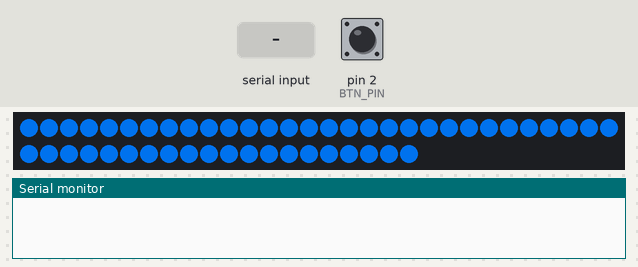
This sketch was run on a simulated Arduino Uno, built with avr-gcc and run on an emulated ATmega328P. Shown: 50 RGB LEDs in strip order, left to right, continuing on the next row, the last lines printed to the serial monitor. Inputs (shaded band) come from the test bench; at power-on: pin 2 (BTN_PIN) HIGH. Dim RGB values are drawn brighter than linear; the strip is taken to match the declared colour order; random numbers use the default seed unless the sketch sets one.

Above: at 1.2 s.
1.3 s: pin 2 (BTN_PIN) pulled LOW for 0.15 s
2.0 s: "v1\n" received over Serial
At 2.8 s:
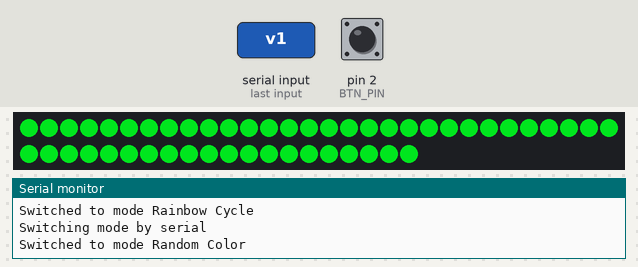
5.0 s: "1" received over Serial
At 5.15 s:
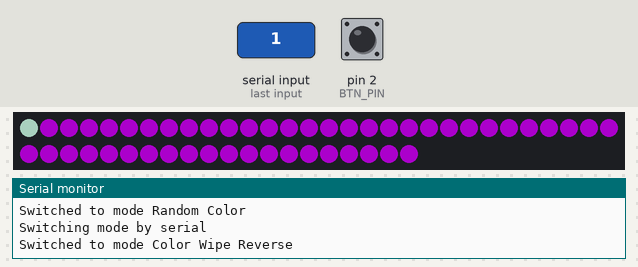
7.4 s: "0" received over Serial
At 7.87 s:
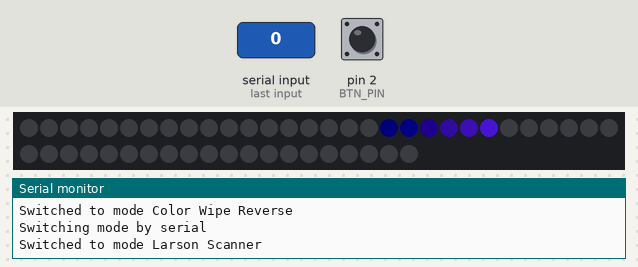
9.8 s: pin 2 (BTN_PIN) pulled LOW for 1 s
At 11.23 s:
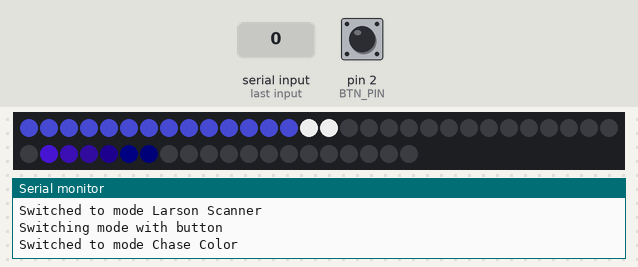
11.4 s: "2" received over Serial
At 12.13 s:
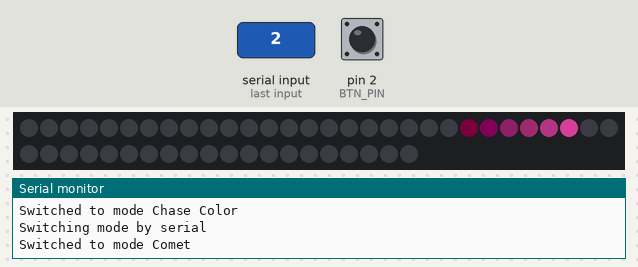

The sketch:

LEDStrip.ino
```cpp
#include <WS2812FX.h>

#define LED_COUNT 50
#define LED_PIN 6

#define BTN_PIN 2

#define TIMER_MS 20000
#define DEBOUNCE_MS 30
#define LONG_PRESS_MS 2000

enum ButtonStates
{
  RELEASED,
  DEBOUNCING,
  PRESSED
};

ButtonStates btnState = RELEASED;

enum ButtonPressType
{
  NONE,
  SHORT_PRESS,
  LONG_PRESS
};

// List of modes I like (sorted randomly)
const unsigned char AllowedModes[] = {
  FX_MODE_CHASE_RAINBOW,
  FX_MODE_CUSTOM,
  FX_MODE_RAINBOW_CYCLE,
  FX_MODE_RANDOM_COLOR,
  FX_MODE_COLOR_WIPE_REV,
  FX_MODE_LARSON_SCANNER,
  FX_MODE_CHASE_COLOR,
  FX_MODE_COMET,
  FX_MODE_FADE,
  FX_MODE_CHASE_WHITE,
  FX_MODE_COLOR_SWEEP_RANDOM,
  FX_MODE_CHASE_RANDOM,
  FX_MODE_COLOR_WIPE_RANDOM,
  FX_MODE_CHASE_BLACKOUT_RAINBOW,
  FX_MODE_MULTI_DYNAMIC,
  FX_MODE_SCAN,
  FX_MODE_RAINBOW,
  FX_MODE_COLOR_WIPE_INV,
  FX_MODE_BREATH,
  FX_MODE_BLINK,
  FX_MODE_DUAL_SCAN,
  FX_MODE_SINGLE_DYNAMIC,
  FX_MODE_COLOR_WIPE,
  FX_MODE_CHASE_RAINBOW_WHITE,
  FX_MODE_COLOR_WIPE_REV_INV,
  FX_MODE_RUNNING_LIGHTS,
  FX_MODE_BLINK_RAINBOW
};


// Parameter 1 = number of pixels in strip
// Parameter 2 = Arduino pin number (most are valid)
// Parameter 3 = pixel type flags, add together as needed:
//   NEO_KHZ800  800 KHz bitstream (most NeoPixel products w/WS2812 LEDs)
//   NEO_KHZ400  400 KHz (classic 'v1' (not v2) FLORA pixels, WS2811 drivers)
//   NEO_GRB     Pixels are wired for GRB bitstream (most NeoPixel products)
//   NEO_RGB     Pixels are wired for RGB bitstream (v1 FLORA pixels, not v2)
//   NEO_RGBW    Pixels are wired for RGBW bitstream (NeoPixel RGBW products)
WS2812FX ws2812fx = WS2812FX(LED_COUNT, LED_PIN, NEO_RGB + NEO_KHZ800);

unsigned long last_change = 0;
unsigned long now = 0;
bool disableSwitchOnTimer = false;
int curMode = 0;

void switchMode()
{
  ws2812fx.setColor(random()%255, random()%255, random()%255);

  curMode = (curMode + 1) % (sizeof(AllowedModes) / sizeof(AllowedModes[0]));
  ws2812fx.setMode(AllowedModes[curMode]);

  last_change = now;

  Serial.print("Switched to mode ");
  Serial.println(ws2812fx.getModeName(ws2812fx.getMode()));
}

uint16_t myCustomEffect(void)
{ // random chase
  WS2812FX::Segment* seg = ws2812fx.getSegment(); // get the current segment
  for(uint16_t i=seg->stop; i>seg->start; i--) {
    ws2812fx.setPixelColor(i, ws2812fx.getPixelColor(i-1));
  }
  uint32_t color = ws2812fx.getPixelColor(seg->start + 1);
  int r = random(6) != 0 ? (color >> 16 & 0xFF) : random(256);
  int g = random(6) != 0 ? (color >> 8  & 0xFF) : random(256);
  int b = random(6) != 0 ? (color       & 0xFF) : random(256);
  ws2812fx.setPixelColor(seg->start, r, g, b);
  return seg->speed / 16; // return the delay until the next animation step (in msec)
}

bool btnPressed()
{
  return digitalRead(BTN_PIN) == LOW;
}

unsigned long btnPressTime = 0;

ButtonPressType getButtonPressType()
{
  // Caught first press
  if(btnState == RELEASED && btnPressed())
  {
    btnState = DEBOUNCING;
    btnPressTime = millis();
    return NONE;
  }

  unsigned long duration = millis() - btnPressTime;
  if(btnState == DEBOUNCING && duration > DEBOUNCE_MS)
  {
    btnState = PRESSED;
    return NONE;
  }

  if(btnState == PRESSED && !btnPressed())
  {
    btnState = RELEASED;
    if(duration > LONG_PRESS_MS)
      return LONG_PRESS;
    else
      return SHORT_PRESS;
  }

  return NONE;
}

void setup()
{
  Serial.begin(115200);

  pinMode(BTN_PIN, INPUT_PULLUP);

  ws2812fx.init();
  ws2812fx.setBrightness(200);
  ws2812fx.setSpeed(1000);
  ws2812fx.setColor(0x007BFF);
  ws2812fx.setMode(FX_MODE_STATIC);

  ws2812fx.setCustomMode(myCustomEffect);

  ws2812fx.start();
}

void loop() {
  now = millis();

  ws2812fx.service();

  if(now - last_change > TIMER_MS && !disableSwitchOnTimer)
  {
    Serial.println("Switching mode by timer");
    switchMode();
  }

  if(Serial.available())
  {
    while(Serial.available())
      Serial.read();

    Serial.println("Switching mode by serial");
    switchMode();
  }

  ButtonPressType btnPressType = getButtonPressType();
  if(btnPressType == SHORT_PRESS)
  {
    Serial.println("Switching mode with button");
    disableSwitchOnTimer = false;
    switchMode();
  }

  if(btnPressType == LONG_PRESS)
  {
    Serial.println("Disabling switching mode on timer");
    disableSwitchOnTimer = true;
  }
}
```

Measured:
- what the display in image 1 shows lasts 1.0 s, from 2.0 s to 3.0 s
